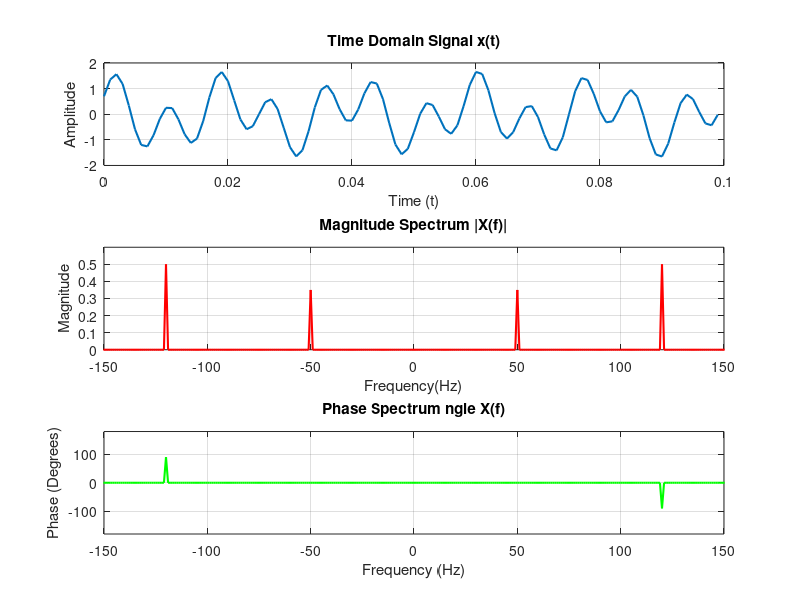

This chart was generated by the following MATLAB code:
clc; clear ; close all;

%% 1.Define Signal Parameters
Fs=1000; % Sampling Frequency (Hz)-Samples per second 
T=1/Fs;  %Sampling Period
L=1000;  %Length of signal (number of samples)
t=(0:L-1)*T; %Time vector 

%% 2. Create the signal (Sum of two sinusoids + Noise)
% A 50Hz Cosine + 120Hz sine

signal = 0.7*cos(2*pi*50*t) + 1.0*sin(2*pi*120*t);

%% 3> Compute FFT
Y=fft(signal);

% FFT output is complex (Real + Imaginary)
% We need to process it to visualize it

%% 4. Shift and Normalize 
% Shift zero frequency to the centre 
Y_shifted = fftshift(Y);

% Normalize amplitude by length (L)
% (FFT sums values, so magnitude grows with L. Division Fixes this.)
P2= abs(Y_shifted/L);

% Calculate Phase (in degree)
% We use a threshold to clean up 'noise' phase values where magnitude is
% tiny
phase_spec = angle(Y_shifted)*(180/pi);
phase_spec(abs(Y_shifted)< 1e-6) = 0;

%% 5. Define Frequency Axis
% The axis runs from -Fs/2 to +Fs/2
f = (-L/2 : L/2-1)*(Fs/L);

%% 6. Plotting
figure('Name','Magnitude and Phase Spectra','Color','w');

%Plot 1: Original Time Domain Signal
subplot(3,1,1);
plot(t(1:100),signal(1:100),'LineWidth',1.5);
title("Time Domain Signal x(t)");
xlabel("Time (t)");ylabel("Amplitude");
grid on;

% Plot 2: Magnitude Spectrum
subplot(3,1,2);
plot(f,P2,'LineWidth',1.5,'Color','r');
title("Magnitude Spectrum |X(f)|");
xlabel("Frequency(Hz)");ylabel("Magnitude");
grid on;
axis([-150 150 0 0.6]);

% Plot 3: Phase Spectrum
subplot(3,1,3);
plot(f,phase_spec,"LineWidth",1.5,'Color','g');
title("Phase Spectrum \angle X(f)");
xlabel("Frequency (Hz)");ylabel("Phase (Degrees)");
grid on;
axis([-150 150 -180 180]);
